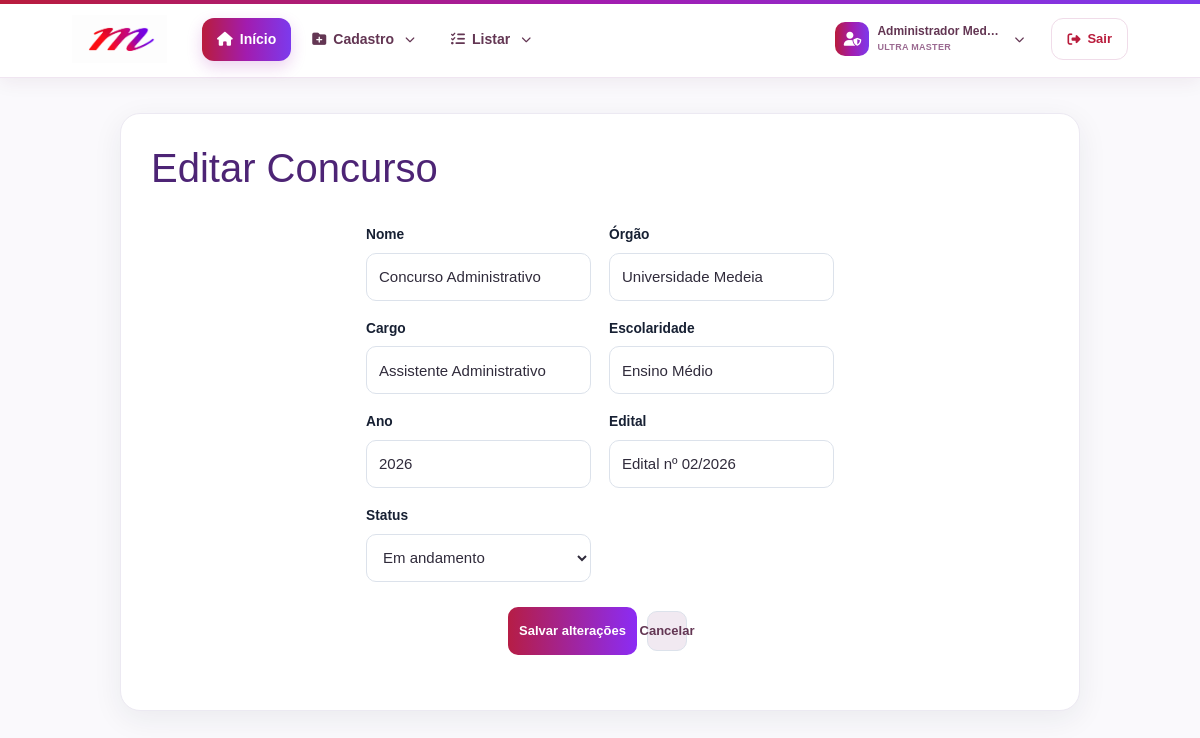
Page /painel/editar_concurso.php?id=2 (signed in) on the committed database.
### tables this page shows
CREATE TABLE `concursos` (
  `id_concurso` int(11) NOT NULL AUTO_INCREMENT,
  `nome` varchar(255) NOT NULL,
  `orgao` varchar(255) NOT NULL,
  `cargo` varchar(255) NOT NULL,
  `escolaridade` varchar(100) NOT NULL,
  `edital` varchar(100) DEFAULT NULL,
  `ano` int(11) NOT NULL,
  `data_inscricao_inicio` date DEFAULT NULL,
  `data_inscricao_fim` date DEFAULT NULL,
  `data_prova` date DEFAULT NULL,
  `descricao` text DEFAULT NULL,
  `status` varchar(50) DEFAULT 'Aberto',
  `destaque` tinyint(1) DEFAULT 0,
  `dt_cad_concurso` datetime DEFAULT current_timestamp(),
  PRIMARY KEY (`id_concurso`)
);

### painel/_layout.php (called while the page is built, shortened)
<?php
function id_get($key){ $id=filter_input(INPUT_GET,$key,FILTER_VALIDATE_INT); if(!$id||$id<1){ die('ID inválido.'); } return $id; }
?>

### painel/config/seguranca.php (called while the page is built, shortened)
<?php
if (!function_exists('corrigir_codificacao_painel')) {
    function corrigir_codificacao_painel($valor): string
    {
        $valor = (string)($valor ?? '');
        for ($i = 0; $i < 2; $i++) {
            if (!preg_match('/(?:Ã[-¿]|Â[-¿]|â€)/u', $valor)) {
                break;
            }
            $corrigido = @iconv('UTF-8', 'ISO-8859-1//IGNORE', $valor);
            $valor = $corrigido;
        }
        return $valor;
    }
}
if (!function_exists('h')) {
    function h($v): string
    {
        return htmlspecialchars(corrigir_codificacao_painel($v), ENT_QUOTES | ENT_SUBSTITUTE, 'UTF-8');
    }
}

### painel/editar_concurso.php (the view, shortened to what this page needs)
<?php
    include 'conexao.php';
    include '_layout.php';
    $id = id_get('id');
    $r = mysqli_query($conexao, "SELECT * FROM concursos WHERE id_concurso = $id");
    $row = mysqli_fetch_assoc($r);
?>
<!doctype html>
<html lang="pt-BR">
    <head>
        <?php include 'includes_painel/head.php'; ?>
    </head>
    <body>
        <?php include 'includes_painel/header.php'; ?>
        <div class="crud">
            <div class="card">
                <h1>Editar Concurso</h1>
                <form method="post">
                    <div class="grid">
                        <div class="campo">
                            <label>Nome</label>
                            <input name="nome" required value="<?= h($row['nome']) ?>">
                        </div>
                        <div class="campo">
                            <label>Órgão</label>
                            <input name="orgao"value="<?= h($row['orgao'] ?? '') ?>">
                        </div>
                        <div class="campo">
                            <label>Cargo</label>
                            <input name="cargo" value="<?= h($row['cargo'] ?? '') ?>">
                        </div>
                        <div class="campo">
                            <label>Escolaridade</label>
                            <input name="escolaridade" value="<?= h($row['escolaridade'] ?? '') ?>">
                        </div>
                        <div class="campo">
                            <label>Ano</label>
                            <input type="number" name="ano" value="<?= h($row['ano'] ?? '') ?>">
                        </div>
                        <div class="campo">
                            <label>Edital</label>
                            <input name="edital" value="<?= h($row['edital'] ?? '') ?>">
                        </div>
                        <div class="campo">
                            <label>Status</label>
                            <select name="status">
                                <?php foreach (['Aberto', 'Em andamento', 'Encerrado', 'Suspenso'] as $op): ?>
                                    <option <?= ($row['status'] ?? '') === $op ? 'selected' : '' ?>>
                                        <?= h($op) ?>
                                    </option>
                                <?php endforeach; ?>
                            </select>
                        </div>
                    </div>
                    <div class="acoes">
                        <button class="btn salvar">Salvar alterações</button>
                        <a class="btn voltar" href="lista_concursos.php">Cancelar</a>
                    </div>
                </form>
            </div>
        </div>
    </body>
</html>

### rows in the picture
concursos: nome "Concurso Administrativo", cargo "Assistente Administrativo", escolaridade "Ensino Médio", ano "2026", edital "Edital nº 02/2026"

### other values in the picture
nome_usuario() "Administrador Medeia"
str_replace('_', ' ', perfil_usuario()) "ULTRA MASTER"
form field status "Em andamento"
